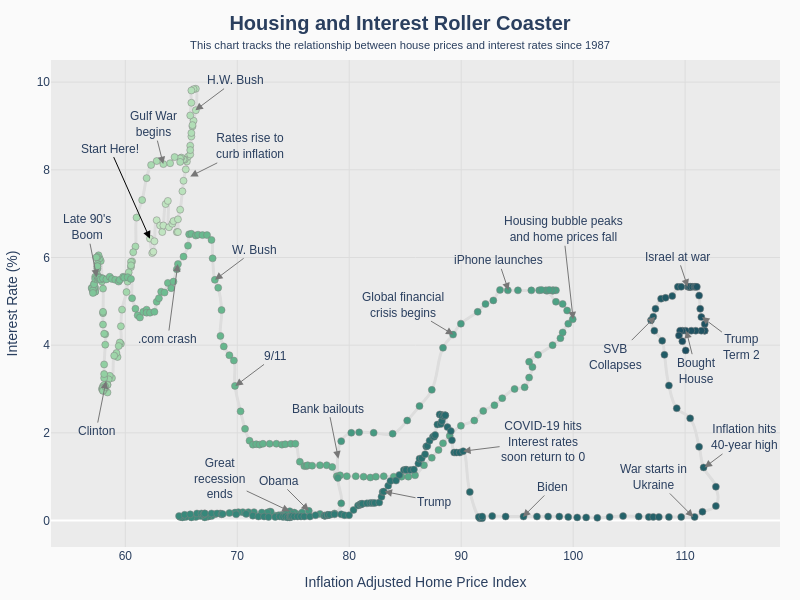

Source (notebook cell):
### Code cell
# read house prices csv file
import numpy as np
import pandas as pd
import plotly.express as px
file_path = 'Housing and Interest Rates - 11-2025.csv'
df = pd.read_csv(file_path)
# rename "Unnamed: 0" column to "date"
df = df.rename(columns={'Unnamed: 0': 'date'})
# convert date column to datetime
df['date'] = pd.to_datetime(df['date'])
df['date_index'] = df.index

# because I made all the arrows explicitly defined, I need to relate the housing index values (which are changing for some unknown reason) to the same frame as the original
df_orig = pd.read_csv('Housing and Interest Rates.csv')
m, b = np.polyfit(df_orig['Housing Index Inflation Adjusted'], df['Housing Index Inflation Adjusted'][:len(df_orig['Housing Index Inflation Adjusted'])], 1)
df['Housing Index Inflation Adjusted'] = m * df['Housing Index Inflation Adjusted'] + b


# make a plotly plot of the data
fig = px.line(df, y='Interest Rates', x='Housing Index Inflation Adjusted', title='<b>Housing and Interest Roller Coaster</b><br><span style="font-size:16"><sup>This chart tracks the relationship between house prices and interest rates since 1987</sup></span>')
# show a colorbar
fig.update_layout(coloraxis_showscale=True)
# set hover text to show the date column
fig.update_traces(hovertemplate='<br>'.join([
    'Date: %{customdata}',
    'Housing Cost: %{x:.2f}',
    'Interest Rate: %{y:.2f}%'
]))
# center the title
fig.update_layout(title_x=0.5)
fig.update_traces(customdata=df['date'].dt.strftime('%Y-%m'))
# show points
fig.update_traces(mode='markers+lines')
# set point colors to the df['date_index'] column
fig.update_traces(marker_color=df['date_index'])
# make the points bigger
fig.update_traces(marker_size=7)
# set linear colormap for markers
fig.update_traces(marker_colorscale='Blugrn')
# set the line color to light gray
fig.update_traces(line_color='#dddddd')
# set the line width to 1
fig.update_traces(line_width=3)
# set the line shape to slinear
fig.update_traces(line_shape='spline')
# set the line smoothing to 1
fig.update_traces(line_smoothing=1.3)
# set the colorbar title to "Date"
fig.update_layout(coloraxis_colorbar_title='Date')
# set the colorbar tickformat to %Y-%m
fig.update_layout(coloraxis_colorbar_tickformat='%Y-%m')
# set the colorbar tickmode to linear
fig.update_layout(coloraxis_colorbar_tickmode='linear')
# set the x axis title
fig.update_xaxes(title='Inflation Adjusted Home Price Index')
# set the y axis title
fig.update_yaxes(title='Interest Rate (%)')
# set the figure size
fig.update_layout(width=800, height=600)
# stroke each point with a white outline
fig.update_traces(marker_line_color='gray', marker_line_width=0.5)
# make margins slimmer
fig.update_layout(margin=dict(l=30, r=20, t=60, b=20))
# set the background color
fig.update_layout(plot_bgcolor='#ebebeb', paper_bgcolor='#fafafa')
# set the grid color
fig.update_layout(xaxis_gridcolor='#dddddd', yaxis_gridcolor='#dddddd')
# set font
fig.update_layout(font_family='Arial')
# increase title size
fig.update_layout(title_font_size=20)
# add annotations
fig.update_layout(
    annotations=[
         dict(
            x=62.20,
            y=6.43,
            xref='x',
            yref='y',
            text='Start Here!',
            showarrow=True,
            arrowhead=2,
            arrowsize=1.5,
            ax=-40,
            ay=-90,
            arrowcolor='#000000',
        ),
        dict(
            x=69.83,
            y=3.07,
            xref='x',
            yref='y',
            text='9/11',
            showarrow=True,
            arrowhead=2,
            arrowsize=1.5,
            ax=40,
            arrowcolor='#777777',
        ),
        dict(
            x=89.31,
            y=4.24,
            xref='x',
            yref='y',
            text='Global financial<br>crisis begins',
            showarrow=True,
            arrowhead=2,
            arrowsize=1.5,
            ax=-50,
            ay=-30,
            arrowcolor='#777777',
        ),
        dict(
            x=64.69,
            y=5.85,
            xref='x',
            yref='y',
            text='.com crash',
            showarrow=True,
            arrowhead=2,
            arrowsize=1.5,
            #ax=-.3,
            ay=75,
            arrowcolor='#777777',
        ),
        dict(
            x=74.68,
            y=0.21,
            xref='x',
            yref='y',
            text='Great<br>recession<br>ends',
            showarrow=True,
            arrowhead=2,
            arrowsize=1.5,
            ax=-70,
            ay=-33,
            arrowcolor='#777777',
        ),
        dict(
            x=90.17,
            y=1.58,
            xref='x',
            yref='y',
            text='COVID-19 hits<br>Interest rates<br>soon return to 0',
            showarrow=True,
            arrowhead=2,
            arrowsize=1.5,
            ax=80,
            ay=-10,
            arrowcolor='#777777',
        ),
        dict(
            x=57.45,
            y=5.55,
            xref='x',
            yref='y',
            text="Late 90's<br>Boom",
            showarrow=True,
            arrowhead=2,
            arrowsize=1.5,
            #ax=70,
            ay=-50,
            arrowcolor='#777777',
        ),
        dict(
            x=65.80,
            y=7.85,
            xref='x',
            yref='y',
            text="Rates rise to<br>curb inflation",
            showarrow=True,
            arrowhead=2,
            arrowsize=1.5,
            ax=60,
            #ay=-40,
            arrowcolor='#777777',
        ),
        dict(
            x=110.73,
            y=0.08,
            xref='x',
            yref='y',
            text="War starts in<br>Ukraine",
            showarrow=True,
            arrowhead=2,
            arrowsize=1.5,
            ax=-40,
            ay=-40,
            arrowcolor='#777777',
        ),
        dict(
            x=100.0,
            y=4.59,
            xref='x',
            yref='y',
            text="Housing bubble peaks<br>and home prices fall",
            showarrow=True,
            arrowhead=2,
            arrowsize=1.5,
            ax=-10,
            ay=-90,
            arrowcolor='#777777',
        ),
        dict(
            x=58.28,
            y=3.18,
            xref='x',
            yref='y',
            text="Clinton",
            showarrow=True,
            arrowhead=2,
            arrowsize=1.5,
            #ax=70,
            ay=50,
            arrowcolor='#777777',
        ),
        dict(
            x=94.22,
            y=5.25,
            xref='x',
            yref='y',
            text="iPhone launches",
            showarrow=True,
            arrowhead=2,
            arrowsize=1.5,
            #ax=70,
            #ay=50,
            arrowcolor='#777777',
        ),
        dict(
            x=63.39,
            y=8.13,
            xref='x',
            yref='y',
            text="Gulf War<br>begins",
            showarrow=True,
            arrowhead=2,
            arrowsize=1.5,
            #ax=70,
            ay=-40,
            arrowcolor='#777777',
        ),
        dict(
            x=79.03,
            y=1.41,
            xref='x',
            yref='y',
            text="Bank bailouts",
            showarrow=True,
            arrowhead=2,
            arrowsize=1.5,
            #ax=70,
            ay=-50,
            arrowcolor='#777777',
        ),
        dict(
            x=66.26,
            y=9.36,
            xref='x',
            yref='y',
            text="H.W. Bush",
            showarrow=True,
            arrowhead=2,
            arrowsize=1.5,
            ax=40,
            #ay=-50,
            arrowcolor='#777777',
        ),
        dict(
            x=68.01,
            y=5.49,
            xref='x',
            yref='y',
            text="W. Bush",
            showarrow=True,
            arrowhead=2,
            arrowsize=1.5,
            ax=40,
            #ay=-50,
            arrowcolor='#777777',
        ),
        dict(
            x=76.39,
            y=0.22,
            xref='x',
            yref='y',
            text="Obama",
            showarrow=True,
            arrowhead=2,
            arrowsize=1.5,
            ax=-30,
            ay=-30,
            arrowcolor='#777777',
        ),
        dict(
            x=83.15,
            y=0.66,
            xref='x',
            yref='y',
            text="Trump",
            showarrow=True,
            arrowhead=2,
            arrowsize=1.5,
            ax=50,
            ay=10,
            arrowcolor='#777777',
        ),
        dict(
            x=95.51,
            y=0.08,
            xref='x',
            yref='y',
            text="Biden",
            showarrow=True,
            arrowhead=2,
            arrowsize=1.5,
            ax=30,
            #y=10,
            arrowcolor='#777777',
        ),
        dict(
            x=111.73,
            y=1.21,
            xref='x',
            yref='y',
            text="Inflation hits<br>40-year high",
            showarrow=True,
            arrowhead=2,
            arrowsize=1.5,
            ax=40,
            #y=10,
            arrowcolor='#777777',
        ),
        dict(
            x=107.33,
            y=4.65,
            xref='x',
            yref='y',
            text="SVB<br>Collapses",
            showarrow=True,
            arrowhead=2,
            arrowsize=1.5,
            ax=-40,
            ay=40,
            arrowcolor='#777777',
        ),
        dict(
            x=110.23,
            y=5.33,
            xref='x',
            yref='y',
            text="Israel at war",
            showarrow=True,
            arrowhead=2,
            arrowsize=1.5,
            ax=-10,
            ay=-30,
            arrowcolor='#777777',
        ),
        dict(
            x=111.5,
            y=4.64,
            xref='x',
            yref='y',
            text="Trump<br>Term 2",
            showarrow=True,
            arrowhead=2,
            arrowsize=1.5,
            ax=40,
            ay=30,
            arrowcolor='#777777',
        ),
        dict(
            x=110.1,
            y=4.33,
            xref='x',
            yref='y',
            text="Bought<br>House",
            showarrow=True,
            arrowhead=2,
            arrowsize=1.5,
            ax=10,
            ay=40,
            arrowcolor='#777777',
        ),
    ]
)

fig.show()
# export figure as a web page
fig.write_image('roller-coaster.png', scale=8)
fig.write_html('index.html')

### Figure 1 — Plotly figure (JSON) as saved in the notebook; plotly's stock layout.template omitted (floating-point values rounded to 4 significant figures; data arrays with more than 128 entries replaced by an {"elided": "..."} marker saying what was removed)
{"data": [{"customdata": {"elided": "467 str values"}, "hovertemplate": "Date: %{customdata}<br>Housing Cost: %{x:.2f}<br>Interest Rate: %{y:.2f}%", "legendgroup": "", "line": {"color": "#dddddd", "dash": "solid", "shape": "spline", "smoothing": 1.3, "width": 3}, "marker": {"color": {"elided": "467 int values"}, "colorscale": [[0, "rgb(196, 230, 195)"], [0.1667, "rgb(150, 210, 164)"], [0.3333, "rgb(109, 188, 144)"], [0.5, "rgb(77, 162, 132)"], [0.6667, "rgb(54, 135, 122)"], [0.8333, "rgb(38, 107, 110)"], [1, "rgb(29, 79, 96)"]], "line": {"color": "gray", "width": 0.5}, "size": 7, "symbol": "circle"}, "mode": "markers+lines", "name": "", "orientation": "v", "showlegend": false, "type": "scatter", "x": {"elided": "467 float values"}, "xaxis": "x", "y": {"elided": "467 float values"}, "yaxis": "y"}], "layout": {"annotations": [{"arrowcolor": "#000000", "arrowhead": 2, "arrowsize": 1.5, "ax": -40, "ay": -90, "showarrow": true, "text": "Start Here!", "x": 62.2, "xref": "x", "y": 6.43, "yref": "y"}, {"arrowcolor": "#777777", "arrowhead": 2, "arrowsize": 1.5, "ax": 40, "showarrow": true, "text": "9/11", "x": 69.83, "xref": "x", "y": 3.07, "yref": "y"}, {"arrowcolor": "#777777", "arrowhead": 2, "arrowsize": 1.5, "ax": -50, "ay": -30, "showarrow": true, "text": "Global financial<br>crisis begins", "x": 89.31, "xref": "x", "y": 4.24, "yref": "y"}, {"arrowcolor": "#777777", "arrowhead": 2, "arrowsize": 1.5, "ay": 75, "showarrow": true, "text": ".com crash", "x": 64.69, "xref": "x", "y": 5.85, "yref": "y"}, {"arrowcolor": "#777777", "arrowhead": 2, "arrowsize": 1.5, "ax": -70, "ay": -33, "showarrow": true, "text": "Great<br>recession<br>ends", "x": 74.68, "xref": "x", "y": 0.21, "yref": "y"}, {"arrowcolor": "#777777", "arrowhead": 2, "arrowsize": 1.5, "ax": 80, "ay": -10, "showarrow": true, "text": "COVID-19 hits<br>Interest rates<br>soon return to 0", "x": 90.17, "xref": "x", "y": 1.58, "yref": "y"}, {"arrowcolor": "#777777", "arrowhead": 2, "arrowsize": 1.5, "ay": -50, "showarrow": true, "text": "Late 90's<br>Boom", "x": 57.45, "xref": "x", "y": 5.55, "yref": "y"}, {"arrowcolor": "#777777", "arrowhead": 2, "arrowsize": 1.5, "ax": 60, "showarrow": true, "text": "Rates rise to<br>curb inflation", "x": 65.8, "xref": "x", "y": 7.85, "yref": "y"}, {"arrowcolor": "#777777", "arrowhead": 2, "arrowsize": 1.5, "ax": -40, "ay": -40, "showarrow": true, "text": "War starts in<br>Ukraine", "x": 110.7, "xref": "x", "y": 0.08, "yref": "y"}, {"arrowcolor": "#777777", "arrowhead": 2, "arrowsize": 1.5, "ax": -10, "ay": -90, "showarrow": true, "text": "Housing bubble peaks<br>and home prices fall", "x": 100, "xref": "x", "y": 4.59, "yref": "y"}, {"arrowcolor": "#777777", "arrowhead": 2, "arrowsize": 1.5, "ay": 50, "showarrow": true, "text": "Clinton", "x": 58.28, "xref": "x", "y": 3.18, "yref": "y"}, {"arrowcolor": "#777777", "arrowhead": 2, "arrowsize": 1.5, "showarrow": true, "text": "iPhone launches", "x": 94.22, "xref": "x", "y": 5.25, "yref": "y"}, {"arrowcolor": "#777777", "arrowhead": 2, "arrowsize": 1.5, "ay": -40, "showarrow": true, "text": "Gulf War<br>begins", "x": 63.39, "xref": "x", "y": 8.13, "yref": "y"}, {"arrowcolor": "#777777", "arrowhead": 2, "arrowsize": 1.5, "ay": -50, "showarrow": true, "text": "Bank bailouts", "x": 79.03, "xref": "x", "y": 1.41, "yref": "y"}, {"arrowcolor": "#777777", "arrowhead": 2, "arrowsize": 1.5, "ax": 40, "showarrow": true, "text": "H.W. Bush", "x": 66.26, "xref": "x", "y": 9.36, "yref": "y"}, {"arrowcolor": "#777777", "arrowhead": 2, "arrowsize": 1.5, "ax": 40, "showarrow": true, "text": "W. Bush", "x": 68.01, "xref": "x", "y": 5.49, "yref": "y"}, {"arrowcolor": "#777777", "arrowhead": 2, "arrowsize": 1.5, "ax": -30, "ay": -30, "showarrow": true, "text": "Obama", "x": 76.39, "xref": "x", "y": 0.22, "yref": "y"}, {"arrowcolor": "#777777", "arrowhead": 2, "arrowsize": 1.5, "ax": 50, "ay": 10, "showarrow": true, "text": "Trump", "x": 83.15, "xref": "x", "y": 0.66, "yref": "y"}, {"arrowcolor": "#777777", "arrowhead": 2, "arrowsize": 1.5, "ax": 30, "showarrow": true, "text": "Biden", "x": 95.51, "xref": "x", "y": 0.08, "yref": "y"}, {"arrowcolor": "#777777", "arrowhead": 2, "arrowsize": 1.5, "ax": 40, "showarrow": true, "text": "Inflation hits<br>40-year high", "x": 111.7, "xref": "x", "y": 1.21, "yref": "y"}, {"arrowcolor": "#777777", "arrowhead": 2, "arrowsize": 1.5, "ax": -40, "ay": 40, "showarrow": true, "text": "SVB<br>Collapses", "x": 107.3, "xref": "x", "y": 4.65, "yref": "y"}, {"arrowcolor": "#777777", "arrowhead": 2, "arrowsize": 1.5, "ax": -10, "ay": -30, "showarrow": true, "text": "Israel at war", "x": 110.2, "xref": "x", "y": 5.33, "yref": "y"}, {"arrowcolor": "#777777", "arrowhead": 2, "arrowsize": 1.5, "ax": 40, "ay": 30, "showarrow": true, "text": "Trump<br>Term 2", "x": 111.5, "xref": "x", "y": 4.64, "yref": "y"}, {"arrowcolor": "#777777", "arrowhead": 2, "arrowsize": 1.5, "ax": 10, "ay": 40, "showarrow": true, "text": "Bought<br>House", "x": 110.1, "xref": "x", "y": 4.33, "yref": "y"}], "coloraxis": {"colorbar": {"tickformat": "%Y-%m", "tickmode": "linear", "title": {"text": "Date"}}, "showscale": true}, "font": {"family": "Arial"}, "height": 600, "legend": {"tracegroupgap": 0}, "margin": {"b": 20, "l": 30, "r": 20, "t": 60}, "paper_bgcolor": "#fafafa", "plot_bgcolor": "#ebebeb", "title": {"font": {"size": 20}, "text": "<b>Housing and Interest Roller Coaster</b><br><span style=\"font-size:16\"><sup>This chart tracks the relationship between house prices and interest rates since 1987</sup></span>", "x": 0.5}, "width": 800, "xaxis": {"anchor": "y", "domain": [0, 1], "gridcolor": "#dddddd", "title": {"text": "Inflation Adjusted Home Price Index"}}, "yaxis": {"anchor": "x", "domain": [0, 1], "gridcolor": "#dddddd", "title": {"text": "Interest Rate (%)"}}}}
